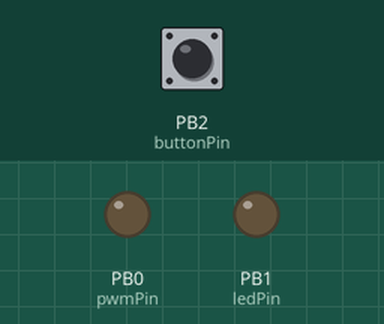
Simulated run of this sketch. Board: ATtiny85, built with avr-gcc and run on an emulated ATtiny85. Parts: output pins drawn as LEDs (lit = HIGH). The test bench sets the inputs (shaded band); at power-on: PB2 (buttonPin) HIGH. Sleep ends after the set time or at an interrupt.

Above: at 3.7 s.
3.8 s: PB2 (buttonPin) pulled LOW for 0.15 s
At 6.2 s:
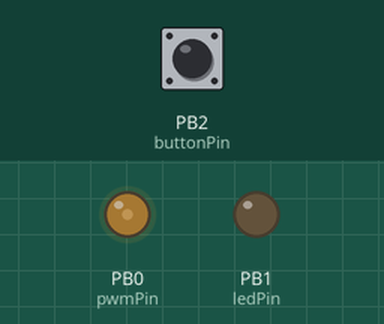
6.9 s: PB2 (buttonPin) pulled LOW for 1 s
At 9.3 s:
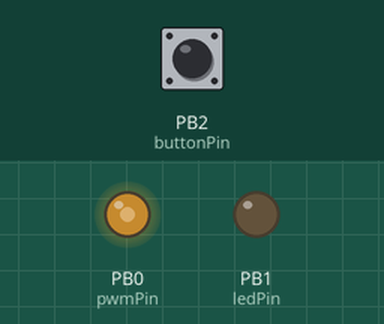
10.9 s: PB2 (buttonPin) pulled LOW for 0.15 s
At 13.8 s:
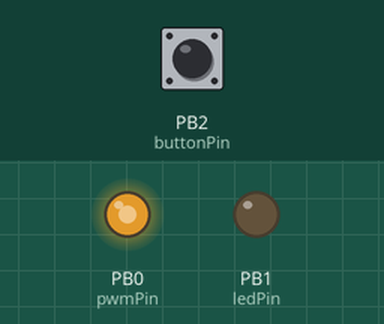
14.0 s: PB2 (buttonPin) pulled LOW for 3.2 s
At 17.7 s:
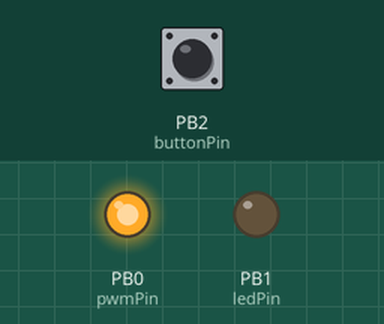
Timing chart, 0 to 19.2 s (numbered marks = the images above; inputs shaded):
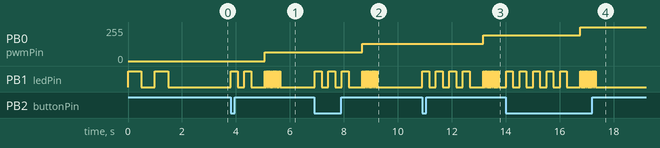

Measured:
- after the input at 3.8 s, PB0 (pwmPin): 0/255 → 64/255 after 1.3 s; PB1 (ledPin): goes HIGH 0.25 s, LOW 0.25 s, HIGH 0.25 s, LOW 0.50 s, 9 × (HIGH 0.03 s, LOW 0.03 s), HIGH 0.03 s, then LOW, starting at once
- after the input at 6.9 s, PB0 (pwmPin): 64/255 → 128/255 after 1.8 s; PB1 (ledPin): LOW → HIGH at once, → LOW 0.25 s later, → HIGH 0.25 s later, → LOW 0.25 s later, … (26 changes in this stretch)
- after the input at 10.9 s, PB0 (pwmPin): 128/255 → 192/255 after 2.3 s; PB1 (ledPin): goes 3 × (HIGH 0.25 s, LOW 0.25 s), HIGH 0.25 s, LOW 0.50 s, 9 × (HIGH 0.03 s, LOW 0.03 s), HIGH 0.03 s, then LOW, starting at once
- after the input at 14.0 s, PB0 (pwmPin): 192/255 → 255/255 after 2.8 s; PB1 (ledPin): goes 4 × (HIGH 0.25 s, LOW 0.25 s), HIGH 0.25 s, LOW 0.50 s, 9 × (HIGH 0.03 s, LOW 0.03 s), HIGH 0.03 s, then LOW, starting at once

The sketch:

interrupt-loop.ino
```cpp
#include <avr/sleep.h>
#include <avr/wdt.h>

// Utility macros
#define adc_disable() (ADCSRA &= ~(1 << ADEN))
#define adc_enable()  (ADCSRA |= (1 << ADEN))

// Number of watchdog cycles that make up the main delay
const int wdCount = 5;

// Period for watchdog timer
// 0=16ms, 1=32ms,2=64ms,3=128ms,4=250ms,5=500ms 6=1s, 7=2s , 8=4s , 9=8s
const int wdPeriod = 8;

const int  pwmPin = 0;
const int  ledPin = 1;
const int  buttonPin = 2;
const byte buttonInt = PCINT2;
boolean f_wdt = 1;  // flag for watchdog interrupts
boolean f_btn = 1;  // flag for button interrupts

void flash(int f, int d = 300) {
  for (int i = 0; i < f; i++) {
    digitalWrite(ledPin,HIGH);
    delay(d);
    digitalWrite(ledPin,LOW);
    delay(d);
  }
}

void setup(){
  pinMode(pwmPin,OUTPUT);
  digitalWrite(pwmPin,0);

  pinMode(ledPin,OUTPUT);

  // Flash quick sequence so we know setup has started
  flash(2,500);
  delay(500);

  pinMode(buttonPin,INPUT_PULLUP);

  setup_watchdog(wdPeriod);
  setup_pininterrupt(buttonInt);
}

int counter;  // counts watchdog interrupts
bool button;  // flags when debounced button is detected
byte pwmSteps = 5;
byte pwmVal[5] = {0,64,128,192,255};
byte pwm = 0;
void loop(){
  counter = 0;
  button=false;
  while ((counter < wdCount) && !button) {
    system_sleep();
    flash(1,2);       // heartbeat
    if (f_btn) {
      f_btn=false;  // reset flag
      delay(10);    // debounce
      if (!digitalRead(buttonPin)) button = true;
    }
    if (f_wdt) {     // Timed out watchdog
      f_wdt=false;   // reset flag
    }
  }

  if (button) {
    pwm += 1;
    pwm %= pwmSteps;
    flash(pwm+1,250);  // signal that button was pressed
    delay(250);
  }
  if (pwmVal[pwm] == 0) digitalWrite(pwmPin,LOW);
  else analogWrite(pwmPin, pwmVal[pwm]);  // only PWM when needed

  flash(10,30);
}

void system_sleep() {
  adc_disable();
  digitalWrite(ledPin,LOW); // ensure LED stays off
  if (pwm > 0) {
    // PWM is running, dont sleep since that shuts PWM down
    while (!f_btn && !f_wdt) delay(10);
  }
  else {
    set_sleep_mode(SLEEP_MODE_PWR_DOWN);
    sleep_enable();
    sleep_mode();    // Sleep here
    sleep_disable();
  }
  adc_enable();
}

void setup_watchdog(int period) {
  byte bitbuf;
  if (period > 9 ) period=9;
  bitbuf=period & 7;
  if (period > 7) bitbuf|= (1<<5);
  bitbuf|= (1<<WDCE);
  MCUSR &= ~(1<<WDRF);
  // start timed sequence
  WDTCR |= (1<<WDCE) | (1<<WDE);
  // set new watchdog timeout value
  WDTCR = bitbuf;
  WDTCR |= _BV(WDIE);
}

void setup_pininterrupt(int pcint) {
  GIMSK |= _BV(PCIE);
  PCMSK |= _BV(pcint);
}

// Watchdog Interrupt Service
ISR(WDT_vect) {
  counter++;
  f_wdt=true;  // flag that this was the watchdog
}

// Pin interrupt service
ISR(PCINT0_vect) {
  // ignore unless pin is low
  if (!digitalRead(buttonPin)) f_btn=true;
}
```
